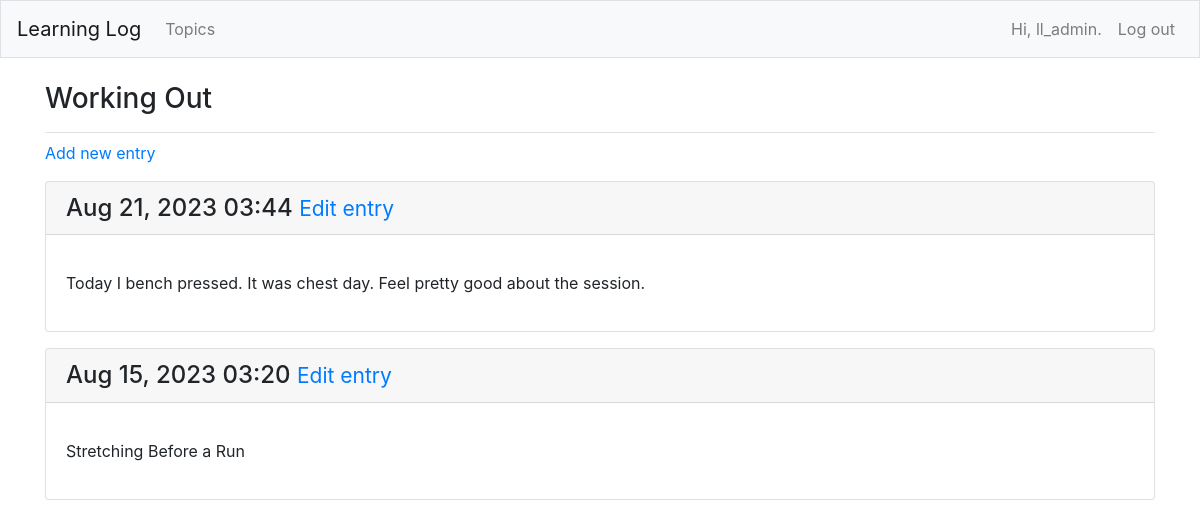
Page /topics/4/ (signed in) on the committed database.
### learning_logs/models.py (models this page shows, shortened)
class Topic(models.Model):
    text = models.CharField(max_length=200)
    date_added = models.DateTimeField(auto_now_add=True)
    owner = models.ForeignKey(User, on_delete = models.CASCADE) # this is a foreign key to the User model in django.contrib.auth.models
    def __str__(self):
        return self.text

class Entry(models.Model):
    topic = models.ForeignKey(Topic, on_delete=models.CASCADE)
    text = models.TextField()
    date_added = models.DateTimeField(auto_now_add=True)
    class Meta:
        verbose_name_plural = 'entries'

### learning_logs/views.py (the view)
# urls.py: path('topics/<int:topic_id>/', views.topic, name='topic'),
@login_required
def topic(request, topic_id):
    topic = Topic.objects.get(id=topic_id)
    entries = topic.entry_set.order_by('-date_added') # the minus sign sorts in reverse order
    context = {'topic': topic, 'entries': entries}
    return render(request, 'learning_logs/topic.html', context)

### learning_logs/templates/learning_logs/topic.html
{% extends "learning_logs/base.html" %}
{% block page_header %}
<h3>{{ topic }}</h3>
{% endblock page_header %}
{% block content %}
<p>
    <a href="{% url 'learning_logs:new_entry' topic.id %}">Add new entry</a>
</p>
{% for entry in entries %}
<div class="card mb-3">
    <h4 class="card-header">{{ entry.date_added|date:'M d, Y H:i' }}
        <small><a href="{% url 'learning_logs:edit_entry' entry.id %}">Edit entry</a></small>
    </h4>
    <div class="card-body">
        <p class="card-text">{{ entry.text|linebreaks }}</p>
    </div>
</div>
{% empty %}
<p>There are no entries for this topic yet.</p>
{% endfor %}
{% endblock content %}

### learning_logs/templates/learning_logs/base.html (shortened to what this page needs)
{% load bootstrap4 %}
<!DOCTYPE html>
<html lang="en">
<head>
    {% bootstrap_css %}
</head>
<body>
    <nav class="navbar navbar-expand-md navbar-light bg-light mb-4 border">
        <a class="navbar-brand" href="{% url 'learning_logs:index' %}">Learning Log</a>
        <div class="collapse navbar-collapse" id="navbarCollapse">
            <ul class="navbar-nav mr-auto">
                <li class="nav-item">
                    <a class="nav-link" href="{% url 'learning_logs:topics' %}">Topics</a>
                </li>
            </ul>
            <ul class="navbar-nav ml-auto">
                {% if user.is_authenticated %}
                <li class="nav-item">
                    <a class="nav-link" href="#">Hi, {{ user.username }}.</a>
                </li>
                <li class="nav-item">
                    <a class="nav-link" href="{% url 'users:logout' %}">Log out</a>
                </li>
                {% endif %}
            </ul>
        </div>
    </nav>
    <main role="main" class="container">
        <div class="pb-2 mb-2 border-bottom">
            {% block page_header %}{% endblock page_header %}
        </div>
        <div>
            {% block content %}
            {% endblock content %}
        </div>
    </main>
</body>
</html>

### rows in the picture
Topic: text "Working Out"
Entry: date_added "Aug 21, 2023 03:44", text "Today I bench pressed. It was chest day. Feel pretty good about the session."
Entry: date_added "Aug 15, 2023 03:20", text "Stretching Before a Run"

### other values in the picture
{{ user.username }} "ll_admin"
